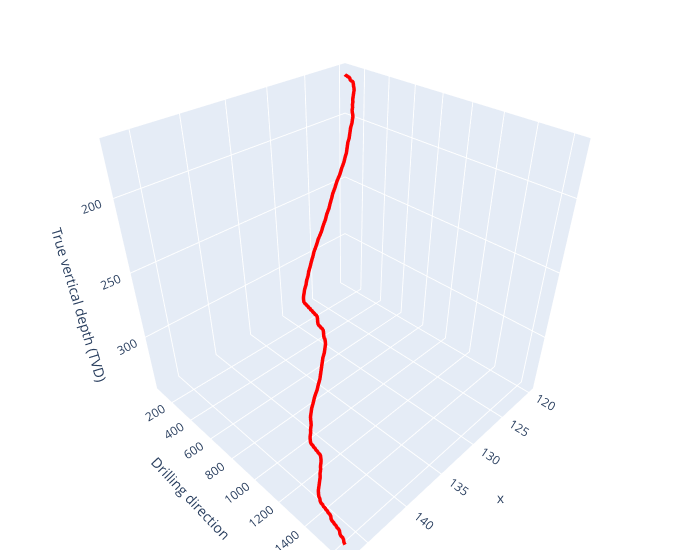

Notebook source saved alongside this figure:
### Markdown cell above
# Polar coordinates greedy algorithm

### Code cell
plot(traj_x,traj_y,traj_z)

### Figure 1 — Plotly figure (JSON) as saved in the notebook; plotly's stock layout.template omitted (floating-point values rounded to 4 significant figures; data arrays with more than 128 entries replaced by an {"elided": "..."} marker saying what was removed)
{"data": [{"line": {"color": "red", "width": 7}, "mode": "lines", "name": "survey_interpolated", "type": "scatter3d", "x": {"elided": "158 float values"}, "y": {"elided": "158 float values"}, "z": {"elided": "158 float values"}}], "layout": {"margin": {"b": 10, "l": 10, "r": 20, "t": 10}, "scene": {"yaxis": {"title": {"text": "Drilling direction"}}, "zaxis": {"autorange": "reversed", "title": {"text": "True vertical depth (TVD)"}}}, "width": 700}}
